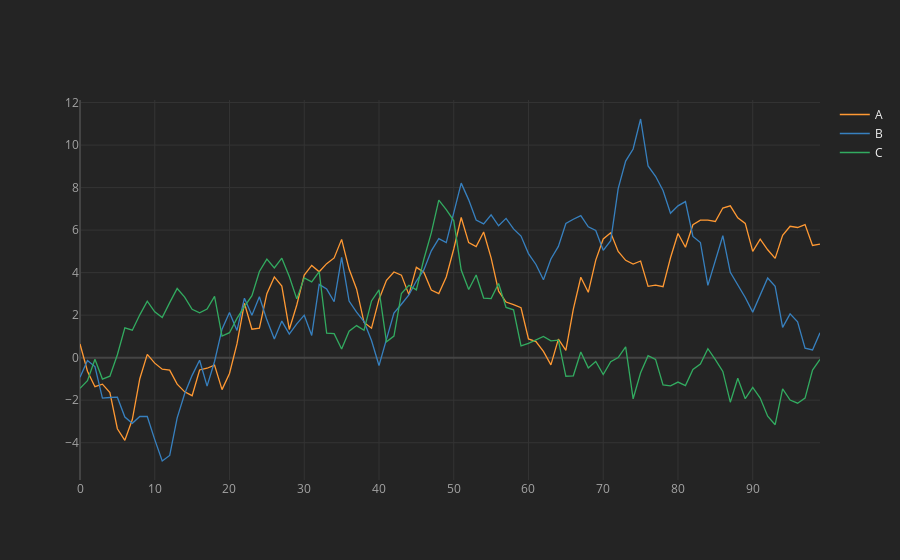

This figure's notebook cell:
### Code cell
df.iplot(
    kind='scatter',
    data=None,
    layout=None,
    filename='',
    sharing=None,
    title='',
    xTitle='',
    yTitle='',
    zTitle='',
    theme=None,
    colors=None,
    colorscale=None,
    fill=False,
    width=None,
    dash='solid',
    mode='',
    interpolation='linear',
    symbol='circle',
    size=12,
    barmode='',
    sortbars=False,
    bargap=None,
    bargroupgap=None,
    bins=None,
    histnorm='',
    histfunc='count',
    orientation='v',
    boxpoints=False,
    annotations=None,
    keys=False,
    bestfit=False,
    bestfit_colors=None,
    mean=False,
    mean_colors=None,
    categories='',
    x='',
    y='',
    z='',
    text='',
    gridcolor=None,
    zerolinecolor=None,
    margin=None,
    labels=None,
    values=None,
    secondary_y='',
    secondary_y_title='',
    subplots=False,
    shape=None,
    error_x=None,
    error_y=None,
    error_type='data',
    locations=None,
    lon=None,
    lat=None,
    asFrame=False,
    asDates=False,
    asFigure=False,
    asImage=False,
    dimensions=None,
    asPlot=False,
    asUrl=False,
    online=None,
    
)

### Figure 1 — Plotly figure (JSON) as saved in the notebook; plotly's stock layout.template omitted (floating-point values rounded to 4 significant figures)
{"data": [{"line": {"color": "rgba(255, 153, 51, 1.0)", "dash": "solid", "shape": "linear", "width": 1.3}, "mode": "lines", "name": "A", "text": "", "type": "scatter", "x": [0, 1, 2, 3, 4, 5, 6, 7, 8, 9, 10, 11, 12, 13, 14, 15, 16, 17, 18, 19, 20, 21, 22, 23, 24, 25, 26, 27, 28, 29, 30, 31, 32, 33, 34, 35, 36, 37, 38, 39, 40, 41, 42, 43, 44, 45, 46, 47, 48, 49, 50, 51, 52, 53, 54, 55, 56, 57, 58, 59, 60, 61, 62, 63, 64, 65, 66, 67, 68, 69, 70, 71, 72, 73, 74, 75, 76, 77, 78, 79, 80, 81, 82, 83, 84, 85, 86, 87, 88, 89, 90, 91, 92, 93, 94, 95, 96, 97, 98, 99], "y": [0.6423, -0.638, -1.363, -1.244, -1.639, -3.343, -3.887, -2.911, -0.9892, 0.1549, -0.2571, -0.5418, -0.5867, -1.246, -1.607, -1.788, -0.5788, -0.4968, -0.3486, -1.503, -0.7404, 0.6452, 2.558, 1.338, 1.388, 3.012, 3.798, 3.368, 1.328, 2.478, 3.887, 4.338, 4.04, 4.424, 4.691, 5.564, 4.169, 3.233, 1.658, 1.385, 2.74, 3.639, 4.032, 3.883, 2.965, 4.248, 4.022, 3.179, 3.013, 3.795, 5.111, 6.594, 5.409, 5.229, 5.911, 4.695, 3.131, 2.617, 2.499, 2.347, 0.8827, 0.7594, 0.294, -0.3393, 0.8715, 0.3466, 2.282, 3.782, 3.075, 4.589, 5.582, 5.874, 4.995, 4.578, 4.403, 4.547, 3.356, 3.411, 3.337, 4.697, 5.841, 5.196, 6.254, 6.467, 6.468, 6.406, 7.038, 7.142, 6.578, 6.315, 5.001, 5.578, 5.076, 4.67, 5.756, 6.179, 6.123, 6.258, 5.277, 5.338]}, {"line": {"color": "rgba(55, 128, 191, 1.0)", "dash": "solid", "shape": "linear", "width": 1.3}, "mode": "lines", "name": "B", "text": "", "type": "scatter", "x": [0, 1, 2, 3, 4, 5, 6, 7, 8, 9, 10, 11, 12, 13, 14, 15, 16, 17, 18, 19, 20, 21, 22, 23, 24, 25, 26, 27, 28, 29, 30, 31, 32, 33, 34, 35, 36, 37, 38, 39, 40, 41, 42, 43, 44, 45, 46, 47, 48, 49, 50, 51, 52, 53, 54, 55, 56, 57, 58, 59, 60, 61, 62, 63, 64, 65, 66, 67, 68, 69, 70, 71, 72, 73, 74, 75, 76, 77, 78, 79, 80, 81, 82, 83, 84, 85, 86, 87, 88, 89, 90, 91, 92, 93, 94, 95, 96, 97, 98, 99], "y": [-0.9247, -0.1306, -0.418, -1.901, -1.872, -1.859, -2.791, -3.089, -2.766, -2.766, -3.853, -4.86, -4.596, -2.829, -1.695, -0.8319, -0.1193, -1.336, -0.1808, 1.343, 2.128, 1.281, 2.796, 1.999, 2.863, 1.78, 0.8763, 1.722, 1.113, 1.59, 1.998, 1.046, 3.447, 3.228, 2.63, 4.714, 2.664, 2.139, 1.695, 0.8069, -0.371, 0.8443, 2.095, 2.513, 2.948, 3.605, 4.126, 5.027, 5.598, 5.412, 6.871, 8.21, 7.423, 6.473, 6.293, 6.718, 6.205, 6.552, 6.059, 5.722, 4.895, 4.383, 3.668, 4.641, 5.236, 6.313, 6.511, 6.685, 6.153, 5.983, 5.049, 5.503, 7.953, 9.248, 9.814, 11.23, 9.015, 8.53, 7.864, 6.794, 7.143, 7.341, 5.703, 5.418, 3.398, 4.609, 5.737, 4.018, 3.436, 2.829, 2.143, 2.98, 3.749, 3.352, 1.426, 2.059, 1.689, 0.451, 0.3657, 1.17]}, {"line": {"color": "rgba(50, 171, 96, 1.0)", "dash": "solid", "shape": "linear", "width": 1.3}, "mode": "lines", "name": "C", "text": "", "type": "scatter", "x": [0, 1, 2, 3, 4, 5, 6, 7, 8, 9, 10, 11, 12, 13, 14, 15, 16, 17, 18, 19, 20, 21, 22, 23, 24, 25, 26, 27, 28, 29, 30, 31, 32, 33, 34, 35, 36, 37, 38, 39, 40, 41, 42, 43, 44, 45, 46, 47, 48, 49, 50, 51, 52, 53, 54, 55, 56, 57, 58, 59, 60, 61, 62, 63, 64, 65, 66, 67, 68, 69, 70, 71, 72, 73, 74, 75, 76, 77, 78, 79, 80, 81, 82, 83, 84, 85, 86, 87, 88, 89, 90, 91, 92, 93, 94, 95, 96, 97, 98, 99], "y": [-1.443, -1.083, -0.07659, -1.008, -0.8682, 0.139, 1.402, 1.294, 2.016, 2.661, 2.155, 1.886, 2.589, 3.255, 2.852, 2.277, 2.11, 2.289, 2.884, 1.017, 1.176, 1.848, 2.405, 2.915, 4.055, 4.635, 4.22, 4.681, 3.819, 2.765, 3.753, 3.566, 4.048, 1.154, 1.132, 0.4047, 1.248, 1.51, 1.291, 2.668, 3.194, 0.7451, 1.018, 3.021, 3.404, 3.188, 4.628, 5.868, 7.406, 6.959, 6.449, 4.121, 3.207, 3.892, 2.804, 2.778, 3.489, 2.363, 2.254, 0.5533, 0.675, 0.8467, 1.001, 0.7879, 0.825, -0.8747, -0.8534, 0.2641, -0.4808, -0.1744, -0.7901, -0.1893, 0.006634, 0.509, -1.934, -0.7091, 0.09392, -0.08015, -1.284, -1.325, -1.148, -1.314, -0.5535, -0.2994, 0.4197, -0.08855, -0.6474, -2.095, -0.965, -1.928, -1.395, -1.901, -2.754, -3.154, -1.466, -1.99, -2.142, -1.902, -0.5812, -0.0831]}], "layout": {"legend": {"bgcolor": "#242424", "font": {"color": "#F4F4F4"}}, "paper_bgcolor": "#242424", "plot_bgcolor": "#242424", "title": {"font": {"color": "#F4F4F4"}}, "xaxis": {"gridcolor": "#343434", "showgrid": true, "tickfont": {"color": "#A4A4A4"}, "title": {"font": {"color": "#A4A4A4"}, "text": ""}, "zerolinecolor": "#444444"}, "yaxis": {"gridcolor": "#343434", "showgrid": true, "tickfont": {"color": "#A4A4A4"}, "title": {"font": {"color": "#A4A4A4"}, "text": ""}, "zerolinecolor": "#444444"}}}
